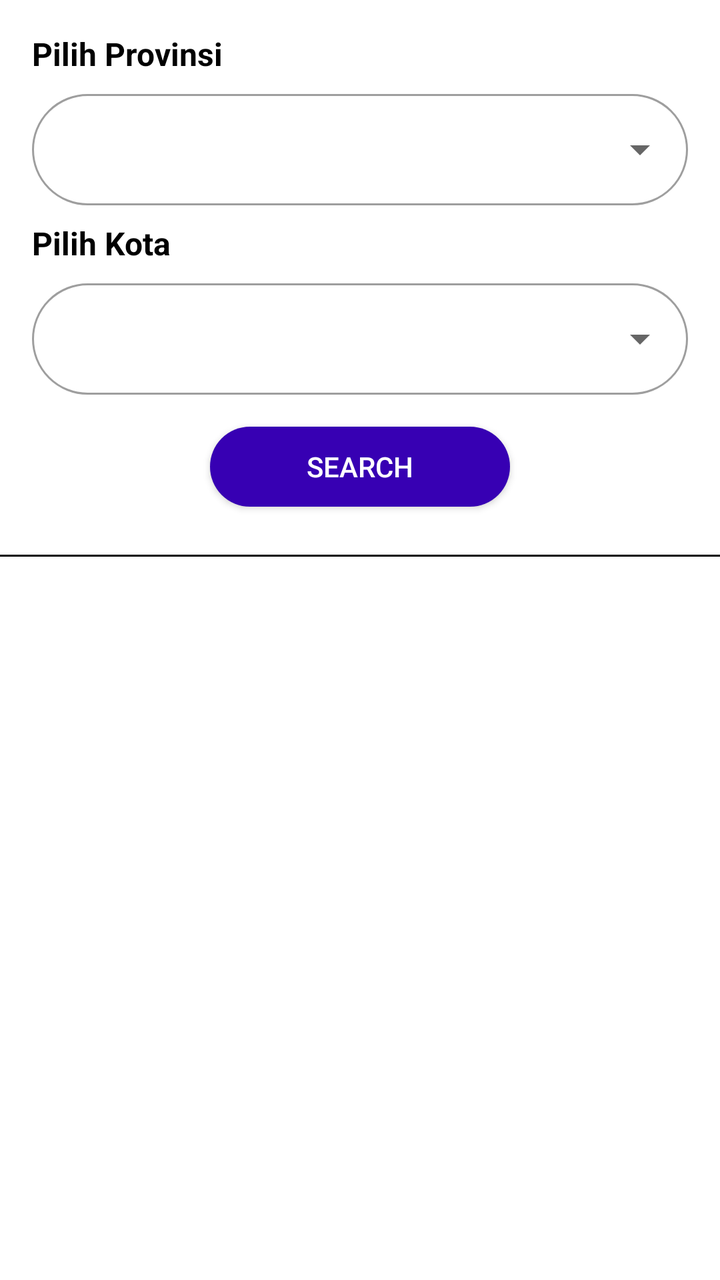
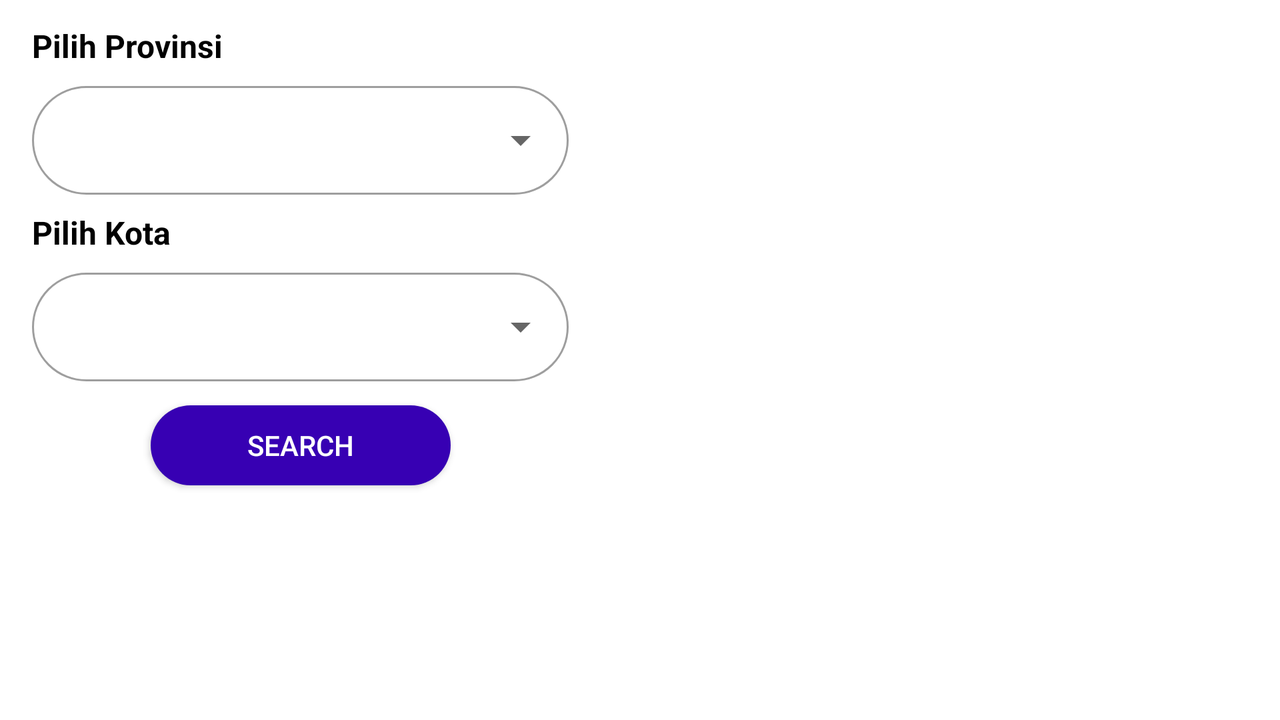

One screen, two layout resources from the same app: the default and the repository's alternative for another configuration. Each is rendered where Android would select it; the XML of both is given below.
<!-- AndroidManifest.xml: application theme Theme.PerluDilindungi -->
<!-- res/layout/fragment_list_vaccine.xml -->
<?xml version="1.0" encoding="utf-8"?>
<androidx.constraintlayout.widget.ConstraintLayout xmlns:android="http://schemas.android.com/apk/res/android"
    xmlns:app="http://schemas.android.com/apk/res-auto"
    xmlns:tools="http://schemas.android.com/tools"
    android:layout_width="match_parent"
    android:layout_height="match_parent"
    tools:context=".ui.vaccine.ListVaccineFragment">

    <TextView
        android:id="@+id/pilihProvinsi"
        android:layout_width="wrap_content"
        android:layout_height="wrap_content"
        android:layout_marginStart="16dp"
        android:layout_marginTop="16dp"
        android:layout_weight="1"
        android:text="@string/pilih_provinsi"
        android:textColor="@color/black"
        android:textSize="16sp"
        android:textStyle="bold"
        app:layout_constraintStart_toStartOf="parent"
        app:layout_constraintTop_toTopOf="parent" />


    <com.google.android.material.textfield.TextInputLayout
        android:id="@+id/inputProvinsiLayout"
        style="@style/Widget.MaterialComponents.TextInputLayout.OutlinedBox.ExposedDropdownMenu"
        android:layout_width="match_parent"
        android:layout_height="wrap_content"
        android:layout_marginStart="16dp"
        android:layout_marginTop="4dp"
        android:layout_marginEnd="16dp"
        app:boxCornerRadiusBottomEnd="32dp"
        app:boxCornerRadiusTopEnd="32dp"
        app:boxCornerRadiusBottomStart="32dp"
        app:boxCornerRadiusTopStart="32dp"
        app:layout_constraintEnd_toEndOf="parent"
        app:layout_constraintStart_toStartOf="parent"
        app:layout_constraintTop_toBottomOf="@+id/pilihProvinsi">

        <AutoCompleteTextView
            android:id="@+id/inputProvinsiText"
            android:layout_width="match_parent"
            android:layout_height="match_parent"
            android:layout_weight="1"
            android:inputType="none"
            />

    </com.google.android.material.textfield.TextInputLayout>

    <TextView
        android:id="@+id/pilihKota"
        android:layout_width="wrap_content"
        android:layout_height="wrap_content"
        android:layout_marginStart="16dp"
        android:layout_marginTop="8dp"
        android:layout_weight="1"
        android:text="@string/pilih_kota"
        android:textColor="@color/black"
        android:textSize="16sp"
        android:textStyle="bold"
        app:layout_constraintStart_toStartOf="parent"
        app:layout_constraintTop_toBottomOf="@+id/inputProvinsiLayout" />

    <com.google.android.material.textfield.TextInputLayout
        android:id="@+id/inputKotaLayout"
        style="@style/Widget.MaterialComponents.TextInputLayout.OutlinedBox.ExposedDropdownMenu"
        android:layout_width="match_parent"
        android:layout_height="wrap_content"
        android:layout_marginStart="16dp"
        android:layout_marginTop="4dp"
        android:layout_marginEnd="16dp"
        app:boxCornerRadiusBottomEnd="32dp"
        app:boxCornerRadiusTopEnd="32dp"
        app:boxCornerRadiusBottomStart="32dp"
        app:boxCornerRadiusTopStart="32dp"
        app:layout_constraintEnd_toEndOf="parent"
        app:layout_constraintStart_toStartOf="parent"
        app:layout_constraintTop_toBottomOf="@+id/pilihKota">

        <AutoCompleteTextView
            android:id="@+id/inputKotaText"
            android:layout_width="match_parent"
            android:layout_height="match_parent"
            android:layout_weight="1"
            android:inputType="none"
            />

    </com.google.android.material.textfield.TextInputLayout>

    <androidx.appcompat.widget.AppCompatButton
        android:id="@+id/button_search"
        android:layout_width="150dp"
        android:layout_height="40dp"
        android:text="@string/search"
        android:textColor="@color/white"
        android:backgroundTint="@color/purple_700"
        android:background="@drawable/btn_purple"
        android:layout_marginTop="16dp"
        app:layout_constraintEnd_toEndOf="parent"
        app:layout_constraintStart_toStartOf="parent"
        app:layout_constraintTop_toBottomOf="@+id/inputKotaLayout" />

    <View
        android:id="@+id/divider"
        android:layout_width="match_parent"
        android:layout_height="1dp"
        android:layout_marginTop="24dp"
        android:background="@color/black"
        app:layout_constraintEnd_toEndOf="parent"
        app:layout_constraintStart_toStartOf="parent"
        app:layout_constraintTop_toBottomOf="@+id/button_search" />

    <androidx.recyclerview.widget.RecyclerView
        android:id="@+id/recycler_view"
        android:layout_width="match_parent"
        android:layout_height="450dp"
        android:layout_marginStart="8dp"
        android:layout_marginTop="8dp"
        android:layout_marginEnd="8dp"
        app:layout_constraintEnd_toEndOf="parent"
        app:layout_constraintStart_toStartOf="parent"
        app:layout_constraintTop_toBottomOf="@+id/divider" />
</androidx.constraintlayout.widget.ConstraintLayout>
<!-- resources referenced by this layout -->
<resources>
  <color name="black">#FF000000</color>
  <color name="purple_700">#FF3700B3</color>
  <color name="white">#FFFFFFFF</color>
  <!-- drawable btn_purple (drawable) -->
  <?xml version="1.0" encoding="utf-8"?>
  <shape xmlns:android="http://schemas.android.com/apk/res/android" android:shape="rectangle" android:padding="10dp">
      <solid android:color="#FF6200EE"/> 
      <solid android:backgroundTint="#FF3700B3"/>
      <corners
          android:bottomRightRadius="32dp"
          android:bottomLeftRadius="32dp"
          android:topLeftRadius="32dp"
          android:topRightRadius="32dp"/>
  </shape>
  <string name="pilih_kota">Pilih Kota</string>
  <string name="pilih_provinsi">Pilih Provinsi</string>
  <string name="search">Search</string>
  <style name="Theme.PerluDilindungi" parent="Theme.MaterialComponents.DayNight.DarkActionBar">
          
          <item name="colorPrimary">@color/blue</item>
          <item name="colorPrimaryVariant">@color/blue_dark</item>
          <item name="colorOnPrimary">@color/white</item>
          
          <item name="colorSecondary">@color/teal_200</item>
          <item name="colorSecondaryVariant">@color/teal_700</item>
          <item name="colorOnSecondary">@color/black</item>
          
          <item name="android:statusBarColor" tools:targetApi="l">?attr/colorPrimaryVariant</item>
          
      </style>
  <color name="blue">#42A7F7</color>
  <color name="blue_dark">#046BBD</color>
  <color name="teal_200">#FF03DAC5</color>
  <color name="teal_700">#FF018786</color>
</resources>
<!-- res/layout-land/fragment_list_vaccine.xml (the repository's variant of the layout above) -->
<!-- drawn on the phone turned sideways -->
<?xml version="1.0" encoding="utf-8"?>
<LinearLayout xmlns:android="http://schemas.android.com/apk/res/android"
    xmlns:app="http://schemas.android.com/apk/res-auto"
    xmlns:tools="http://schemas.android.com/tools"
    android:layout_width="match_parent"
    android:layout_height="match_parent"
    android:orientation="horizontal">
    <LinearLayout
        android:layout_weight="0.8"
        android:layout_height="fill_parent"
        android:layout_width="0dp">
        <androidx.constraintlayout.widget.ConstraintLayout
            android:layout_width="match_parent"
            android:layout_height="match_parent"
            android:layout_marginStart="16dp"
            android:layout_marginEnd="0dp"
            tools:context=".ui.vaccine.ListVaccineFragment">


            <TextView
                android:id="@+id/pilihProvinsi"
                android:layout_width="wrap_content"
                android:layout_height="wrap_content"
                android:layout_marginTop="12dp"
                android:layout_weight="1"
                android:text="@string/pilih_provinsi"
                android:textColor="@color/black"
                android:textSize="16sp"
                android:textStyle="bold"
                app:layout_constraintStart_toStartOf="parent"
                app:layout_constraintTop_toTopOf="parent" />


            <com.google.android.material.textfield.TextInputLayout
                android:id="@+id/inputProvinsiLayout"
                style="@style/Widget.MaterialComponents.TextInputLayout.OutlinedBox.ExposedDropdownMenu"
                android:layout_width="match_parent"
                android:layout_height="wrap_content"
                android:layout_marginTop="4dp"
                app:boxCornerRadiusBottomEnd="32dp"
                app:boxCornerRadiusTopEnd="32dp"
                app:boxCornerRadiusBottomStart="32dp"
                app:boxCornerRadiusTopStart="32dp"
                app:layout_constraintEnd_toEndOf="parent"
                app:layout_constraintStart_toStartOf="parent"
                app:layout_constraintTop_toBottomOf="@+id/pilihProvinsi">

                <AutoCompleteTextView
                    android:id="@+id/inputProvinsiText"
                    android:layout_width="match_parent"
                    android:layout_height="match_parent"
                    android:layout_weight="1"
                    android:inputType="none"
                    android:textSize="15sp"
                    />

            </com.google.android.material.textfield.TextInputLayout>

            <TextView
                android:id="@+id/pilihKota"
                android:layout_width="wrap_content"
                android:layout_height="wrap_content"
                android:layout_marginTop="8dp"
                android:layout_weight="1"
                android:text="@string/pilih_kota"
                android:textColor="@color/black"
                android:textSize="16sp"
                android:textStyle="bold"
                app:layout_constraintStart_toStartOf="parent"
                app:layout_constraintTop_toBottomOf="@+id/inputProvinsiLayout" />

            <com.google.android.material.textfield.TextInputLayout
                android:id="@+id/inputKotaLayout"
                style="@style/Widget.MaterialComponents.TextInputLayout.OutlinedBox.ExposedDropdownMenu"
                android:layout_width="match_parent"
                android:layout_height="wrap_content"
                android:layout_marginTop="4dp"
                app:boxCornerRadiusBottomEnd="32dp"
                app:boxCornerRadiusTopEnd="32dp"
                app:boxCornerRadiusBottomStart="32dp"
                app:boxCornerRadiusTopStart="32dp"
                app:layout_constraintEnd_toEndOf="parent"
                app:layout_constraintStart_toStartOf="parent"
                app:layout_constraintTop_toBottomOf="@+id/pilihKota">

                <AutoCompleteTextView
                    android:id="@+id/inputKotaText"
                    android:layout_width="match_parent"
                    android:layout_height="match_parent"
                    android:layout_weight="1"
                    android:inputType="none"
                    android:textSize="15sp"
                    />

            </com.google.android.material.textfield.TextInputLayout>

            <androidx.appcompat.widget.AppCompatButton
                android:id="@+id/button_search"
                android:layout_width="150dp"
                android:layout_height="40dp"
                android:text="@string/search"
                android:textColor="@color/white"
                android:backgroundTint="@color/purple_700"
                android:background="@drawable/btn_purple"
                android:layout_marginTop="12dp"
                app:layout_constraintEnd_toEndOf="parent"
                app:layout_constraintStart_toStartOf="parent"
                app:layout_constraintTop_toBottomOf="@+id/inputKotaLayout" />

        </androidx.constraintlayout.widget.ConstraintLayout>
    </LinearLayout>

    <LinearLayout
        android:layout_weight="1"
        android:layout_height="fill_parent"
        android:layout_width="0dp">
        <androidx.constraintlayout.widget.ConstraintLayout
            android:layout_height="match_parent"
            android:layout_width="match_parent"
            android:layout_marginStart="8dp">

            <androidx.recyclerview.widget.RecyclerView
                android:id="@+id/recycler_view"
                android:layout_width="match_parent"
                android:layout_height="match_parent"
                android:layout_marginTop="10dp"
                android:layout_marginStart="0dp"
                android:layout_marginEnd="10dp"
                app:layout_constraintBottom_toBottomOf="parent"
                app:layout_constraintEnd_toEndOf="parent"
                app:layout_constraintStart_toStartOf="parent"
                app:layout_constraintTop_toTopOf="parent" />
        </androidx.constraintlayout.widget.ConstraintLayout>>

    </LinearLayout>


</LinearLayout>
